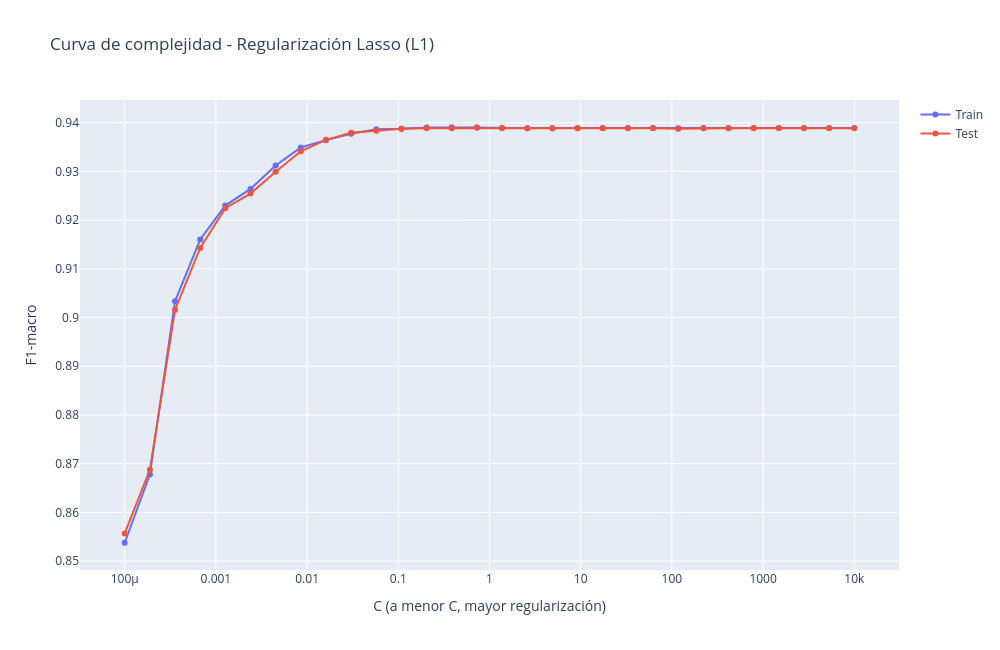

Notebook source saved alongside this figure:
### Code cell
from sklearn.metrics import f1_score

# Curva de complejidad: F1-macro en train y test para cada C con regularización L1 (Lasso)
X_test_transformed = preprocessor_fit.transform(X_test)
y_test_1d = y_test.values.ravel()

f1_train_lasso = []
f1_test_lasso = []

for C in C_values:
    modelo_l1 = LogisticRegression(penalty="l1", solver="liblinear", C=C, random_state=42, max_iter=1000)
    modelo_l1.fit(X_train_transformed, y_train_1d)

    f1_train_lasso.append(f1_score(y_train_1d, modelo_l1.predict(X_train_transformed), average="macro"))
    f1_test_lasso.append(f1_score(y_test_1d, modelo_l1.predict(X_test_transformed), average="macro"))

fig_complejidad = go.Figure()
fig_complejidad.add_trace(go.Scatter(
    x=C_values, y=f1_train_lasso, mode="lines+markers", name="Train",
    hovertemplate="Train<br>C=%{x:.4g}<br>F1-macro=%{y:.4f}<extra></extra>",
))
fig_complejidad.add_trace(go.Scatter(
    x=C_values, y=f1_test_lasso, mode="lines+markers", name="Test",
    hovertemplate="Test<br>C=%{x:.4g}<br>F1-macro=%{y:.4f}<extra></extra>",
))
fig_complejidad.update_layout(
    title="Curva de complejidad - Regularización Lasso (L1)",
    xaxis_title="C (a menor C, mayor regularización)",
    yaxis_title="F1-macro",
    xaxis_type="log",
    width=1000, height=650,
)
fig_complejidad.show()

### Figure 1 — Plotly figure (JSON) as saved in the notebook; plotly's stock layout.template omitted (floating-point values rounded to 4 significant figures)
{"data": [{"hovertemplate": "Train<br>C=%{x:.4g}<br>F1-macro=%{y:.4f}<extra></extra>", "mode": "lines+markers", "name": "Train", "type": "scatter", "x": [0.0001, 0.0001887, 0.0003562, 0.0006723, 0.001269, 0.002395, 0.00452, 0.008532, 0.0161, 0.03039, 0.05736, 0.1083, 0.2043, 0.3857, 0.7279, 1.374, 2.593, 4.894, 9.237, 17.43, 32.9, 62.1, 117.2, 221.2, 417.5, 788.0, 1487.0, 2807.0, 5298.0, 10000.0], "y": [0.8538, 0.8678, 0.9033, 0.916, 0.923, 0.9264, 0.9312, 0.9349, 0.9364, 0.9377, 0.9387, 0.9387, 0.939, 0.939, 0.939, 0.9389, 0.9388, 0.9388, 0.9389, 0.9389, 0.9389, 0.9389, 0.9389, 0.9389, 0.9389, 0.9389, 0.9389, 0.9389, 0.9389, 0.9389]}, {"hovertemplate": "Test<br>C=%{x:.4g}<br>F1-macro=%{y:.4f}<extra></extra>", "mode": "lines+markers", "name": "Test", "type": "scatter", "x": [0.0001, 0.0001887, 0.0003562, 0.0006723, 0.001269, 0.002395, 0.00452, 0.008532, 0.0161, 0.03039, 0.05736, 0.1083, 0.2043, 0.3857, 0.7279, 1.374, 2.593, 4.894, 9.237, 17.43, 32.9, 62.1, 117.2, 221.2, 417.5, 788.0, 1487.0, 2807.0, 5298.0, 10000.0], "y": [0.8557, 0.8687, 0.9015, 0.9143, 0.9224, 0.9254, 0.9299, 0.9341, 0.9365, 0.9379, 0.9383, 0.9387, 0.9389, 0.9389, 0.939, 0.9389, 0.9389, 0.9389, 0.9389, 0.9389, 0.9389, 0.9389, 0.9387, 0.9389, 0.9389, 0.9389, 0.9389, 0.9389, 0.9389, 0.9389]}], "layout": {"height": 650, "title": {"text": "Curva de complejidad - Regularización Lasso (L1)"}, "width": 1000, "xaxis": {"title": {"text": "C (a menor C, mayor regularización)"}, "type": "log"}, "yaxis": {"title": {"text": "F1-macro"}}}}
